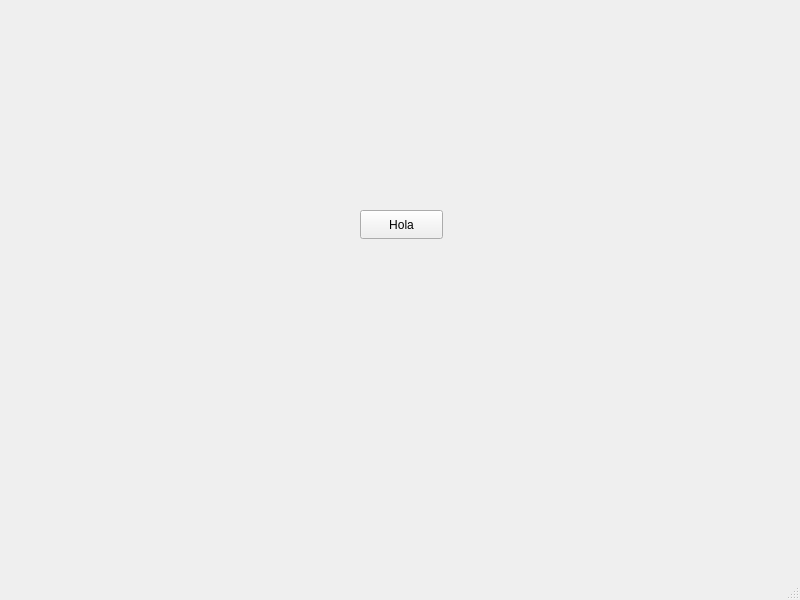
<?xml version="1.0" encoding="UTF-8"?>
<ui version="4.0">
 <class>MainWindow</class>
 <widget class="QMainWindow" name="MainWindow">
  <property name="geometry">
   <rect>
    <x>0</x>
    <y>0</y>
    <width>800</width>
    <height>600</height>
   </rect>
  </property>
  <property name="windowTitle">
   <string>MainWindow</string>
  </property>
  <widget class="QWidget" name="centralwidget">
   <widget class="QPushButton" name="btnSaludar">
    <property name="geometry">
     <rect>
      <x>360</x>
      <y>210</y>
      <width>83</width>
      <height>29</height>
     </rect>
    </property>
    <property name="text">
     <string>Hola</string>
    </property>
   </widget>
  </widget>
  <widget class="QMenuBar" name="menubar">
   <property name="geometry">
    <rect>
     <x>0</x>
     <y>0</y>
     <width>800</width>
     <height>25</height>
    </rect>
   </property>
  </widget>
  <widget class="QStatusBar" name="statusbar"/>
 </widget>
 <resources/>
 <connections/>
</ui>
